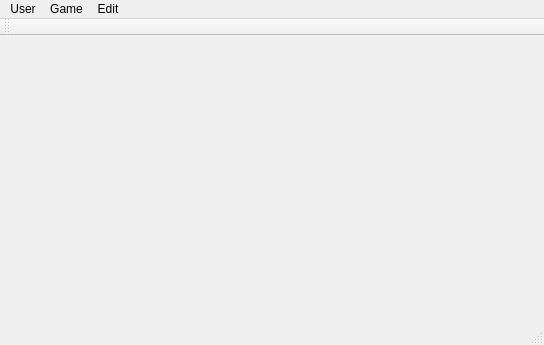
<?xml version="1.0" encoding="UTF-8"?>
<ui version="4.0">
 <class>MainWindow</class>
 <widget class="QMainWindow" name="MainWindow">
  <property name="geometry">
   <rect>
    <x>0</x>
    <y>0</y>
    <width>544</width>
    <height>345</height>
   </rect>
  </property>
  <property name="windowTitle">
   <string>MainWindow</string>
  </property>
  <widget class="QWidget" name="centralWidget"/>
  <widget class="QMenuBar" name="menuBar">
   <property name="geometry">
    <rect>
     <x>0</x>
     <y>0</y>
     <width>544</width>
     <height>25</height>
    </rect>
   </property>
   <widget class="QMenu" name="menuWelcome_Screen">
    <property name="title">
     <string>User</string>
    </property>
    <addaction name="actionRegister_User"/>
    <addaction name="actionLogout"/>
    <addaction name="actionExit"/>
   </widget>
   <widget class="QMenu" name="menuGame">
    <property name="title">
     <string>Game</string>
    </property>
    <addaction name="actionNew_game"/>
    <addaction name="actionEnd_game"/>
   </widget>
   <widget class="QMenu" name="menuEdit">
    <property name="title">
     <string>Edit</string>
    </property>
    <addaction name="actionChange_Password"/>
   </widget>
   <addaction name="menuWelcome_Screen"/>
   <addaction name="menuGame"/>
   <addaction name="menuEdit"/>
  </widget>
  <widget class="QToolBar" name="mainToolBar">
   <attribute name="toolBarArea">
    <enum>TopToolBarArea</enum>
   </attribute>
   <attribute name="toolBarBreak">
    <bool>false</bool>
   </attribute>
  </widget>
  <widget class="QStatusBar" name="statusBar"/>
  <action name="actionRegister_User">
   <property name="text">
    <string>Register User</string>
   </property>
  </action>
  <action name="actionLogout">
   <property name="text">
    <string>Logout</string>
   </property>
  </action>
  <action name="actionExit">
   <property name="text">
    <string>Exit</string>
   </property>
  </action>
  <action name="actionNew_game">
   <property name="text">
    <string>New game</string>
   </property>
  </action>
  <action name="actionEnd_game">
   <property name="text">
    <string>End game</string>
   </property>
  </action>
  <action name="actionChange_Password">
   <property name="text">
    <string>Change Password</string>
   </property>
  </action>
 </widget>
 <layoutdefault spacing="6" margin="11"/>
 <resources/>
 <connections/>
</ui>
